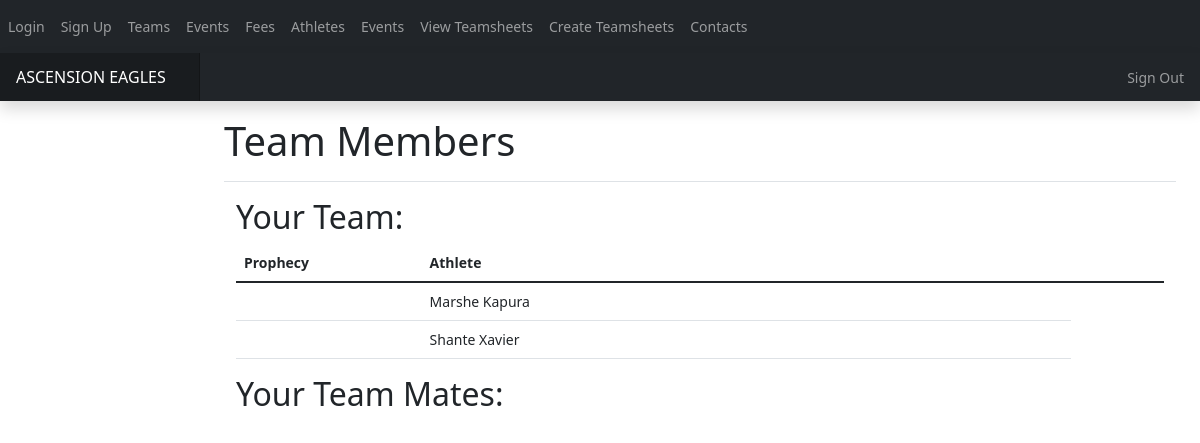
The app's page /athletes (signed in) with its own data.
### app.py (models this page shows, shortened)
class Team_Details(db.Model):
    __tablename__ = 'team__details'
    team_id = db.Column(db.Integer, primary_key= True)
    coach_id = db.Column(db.Integer)
    team_name= db.Column(db.String(20), nullable= False)
    max_age = db.Column(db.Integer, nullable=True)
    def get_team_id(self):
        return self.team_id
    def get_team_name(self):
        return self.team_name

### app.py (the view, shortened to what this page needs)
@app.route('/athletes')#complete
@login_required
def view_athletes():
    try:
        if current_user.get_usertype() not in [0,1,2,3] or current_user.get_verified() != 1:
            return render_template('error.html',error="You are not authorised to view this page")
        elif  current_user.get_usertype() == 1:
            team_members = {}
            query = db.engine.execute('SELECT team__details.team_id FROM team__members, team__details WHERE team__details.team_id = team__members.team_id AND team__members.athlete_id = {}'.format(current_user.get_id()))
            for team in query:
                team = Team_Details.query.filter_by(teamid = team[0])
                team_members = Team_Members.query.filter_by(team_id = team.get_team_id()).first()
                athletes = team_members.get_athletes(team.get_team_id())
                team_members[team.get_team_id()] = [team.get_team_id(),athletes]
            coach_members = {}
            query = db.engine.execute('SELECT team__details.team_id, team__details.team_name, user.firstName, user.surname FROM team__details, user, team__members WHERE team__details.team_id = team__members.team_id AND team__details.coach_id = {} AND user.id = team__members.athlete_id'.format(current_user.get_id()))
            for member in query:
                team = Team_Details.query.filter_by(team_id = member[0]).first()
                team_member = Team_Members.query.filter_by(team_id = team.get_team_id()).first()
                team_name = team.get_team_name()
                athletes = team_member.get_athletes(team.get_team_id())
                coach_members[team_name] = athletes
            return render_template('coachathleteathletes.html',team_members=team_members,coach_members=coach_members)
    except:
        return render_template('error.html',error="You do not have a team to create a teamsheet for, consult an admin to create one")

### app.py (called while the page is built)
@login_manager.user_loader
def load_user(user_id):
    return User.query.get(user_id)

    def get_id(self):
        return self.id

    def get_first_name(self):
        return self.firstName

    def get_surname(self):
        return self.surname

    def get_usertype(self):
        return self.usertype

    def get_verified(self):
        return self.verified

    def get_athletes(self,teamid):
        query = db.engine.execute('SELECT user.id, user.firstName, user.surname FROM user, team__members WHERE user.id = team__members.athlete_id AND team__members.team_id = {}'.format(teamid))
        athletes = []
        for athlete in query:
            athlete = User.query.filter_by(id = athlete[0]).first()
            athletes.append(athlete.get_first_name() + " " + athlete.get_surname())
        return athletes

### templates/coachathleteathletes.html (shortened to what this page needs)
{% extends "base.html" %}
{% block head %}
<link rel="stylesheet" href="{{ url_for('static',filename='css/main.css') }}">
{% endblock %}
{% block body %}
<body>
  <nav class= "navbar navbar-expand-lg navbar-dark bg-dark">
      <div class="collapse navbar-collapse" id="navbar">
        <div class= "navbar-nav">
          <a class="nav_item nav-link" id="login" href="/login">Login</a>
          <a class="nav_item nav-link" id="signup" href="/signup">Sign Up</a>
          <a class="nav_item nav-link" id="teams" href="/teams">Teams</a>
		      <a class="nav_item nav-link" id="events" href="/events">Events</a>
		      <a class="nav_item nav-link" id="fees" href="/fees">Fees</a>
          <a class="nav_item nav-link" id="fees" href="/athletes">Athletes</a>
          <a class="nav_item nav-link" id="fees" href="/events">Events</a>
          <a class="nav_item nav-link" id="viewteamsheet" href="/teamsheet">View Teamsheets</a>
          {% if current_user.usertype > 0%}
            <a class="nav_item nav-link" id="createteamsheet" href="/createteamsheet">Create Teamsheets</a>
          {% endif %}
          <a class="nav_item nav-link" id="fees" href="/contacts">Contacts</a>
        </div>
      </div>
  </nav>
</body>
<header class="navbar navbar-dark sticky-top bg-dark flex-md-nowrap p-0 shadow">
    <a class="navbar-brand col-md-3 col-lg-2 me-0 px-3" href="#">ASCENSION EAGLES</a>
    <div class="navbar-nav">
      <div class="nav-item text-nowrap">
        <a class="nav-link px-3" href="/login">Sign Out</a>
      </div>
    </div>
  </header>
      <main class="col-md-9 ms-sm-auto col-lg-10 px-md-4">
        <div class="d-flex justify-content-between flex-wrap flex-md-nowrap align-items-center pt-3 pb-2 mb-3 border-bottom">
          <h1>Team Members</h1>
        </div>
        <div class="container">
          <h2>Your Team:</h2>
          {% for team in coach_members %}
          <table class="table" width="100%">
          <thead>
              <tr>
              <th scope="col" width="20%">{{team}}</th>
              <th scope="col" width= "70%">Athlete</th>
              <th scope= "col"></th>
              </tr>
          </thead>
          <tbody>
              {% for athlete in coach_members[team]%}
              <tr>
              <th scope= "row"></th>
              <td>{{athlete}}</td>
              </tr>
              {% endfor %}
              </tbody>
          </table>
          {% endfor %}
          <h2>Your Team Mates:</h2>
        </div>
      </main>
  {% endblock %}

### static/css/main.css (style rules this page uses)
body { font-size: .875rem; }
.navbar-brand { padding-top: .75rem; padding-bottom: .75rem; font-size: 1rem; background-color: rgba(0, 0, 0, .25); box-shadow: inset -1px 0 0 rgba(0, 0, 0, .25); }
.border-bottom { border-bottom: 1px solid #e5e5e5; }

### records on screen
Team_Details: team_name "Prophecy", team "Marshe Kapura" "Shante Xavier"
